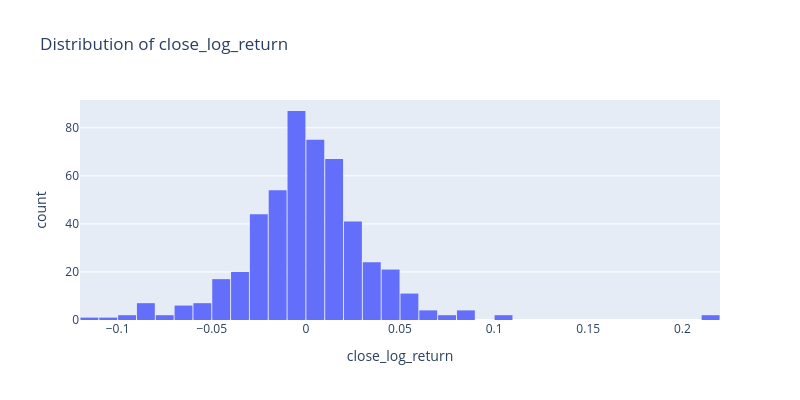

The notebook cell saved with this chart:
### Code cell
# Distribution of close log return values
import plotly.graph_objects as go

fig = go.Figure()

fig.add_trace(
    go.Histogram(
        x=ts['close_log_return'],
        nbinsx=50,
        name='Close'
    )
)

fig.update_layout(
    width=800,
    height=400,
    title='Distribution of close_log_return',
    xaxis_title='close_log_return',
    yaxis_title='count',
    bargap=0.05
)

fig.show()

### Figure 1 — Plotly figure (JSON) as saved in the notebook; plotly's stock layout.template omitted (floating-point values rounded to 4 significant figures; data arrays with more than 128 entries replaced by an {"elided": "..."} marker saying what was removed)
{"data": [{"name": "Close", "nbinsx": 50, "type": "histogram", "x": {"elided": "502 float values"}}], "layout": {"bargap": 0.05, "height": 400, "title": {"text": "Distribution of close_log_return"}, "width": 800, "xaxis": {"title": {"text": "close_log_return"}}, "yaxis": {"title": {"text": "count"}}}}
